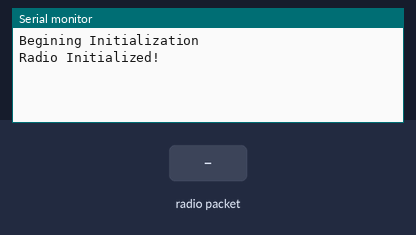
Simulated run of this program. Board: Arduino Uno, built with avr-gcc and run on an emulated ATmega328P. On the bench: the last lines printed to the serial monitor. The inputs (shaded band) are chosen by the test bench. No radio packets arrive unless stated.

Above: at 2.2 s.
2.3 s: radio packet "1" arrives
At 3.1 s:
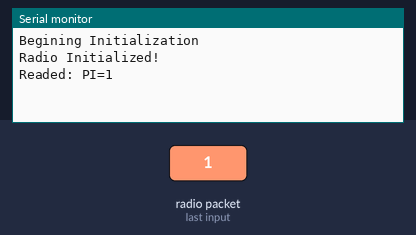
3.8 s: radio packet "0" arrives
At 4.3 s:
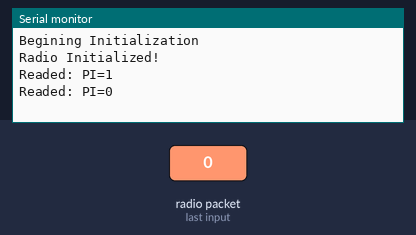
5.3 s: radio packet "2" arrives
At 6.6 s:
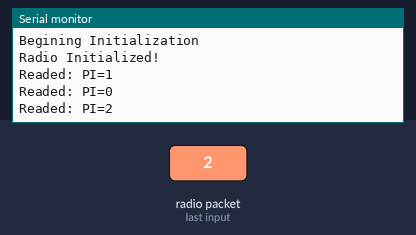

The program:

main.cpp
```cpp
#include "SPI.h"
#include "Arduino.h"

#include <nRF24L01.h>
#include <RF24.h>
#include <Servo.h>

// Код в загловочных файлах ибо Я художник и так вижу
#include "Constants.h"
#include "RadioWave.h"
#include "MotorFunctions.h"

void setup() {
    Serial.begin(9600);
    delay(1000);
    Serial.println("Begining Initialization");


    initRadio(); DP("Radio Initialized!");
//    InitMototrs(); DP("Motors Initialized!");
//    InitServo(); DP("Servo Initialized!");
 //   shooter.attach(PIN_SERVO);
}

//int turn = 0;

SensorData motor;
void loop() {
    receiveData(motor);
}
```

Constants.h
```cpp
#define DEBUG difined

#define FREQUENCY       0x6f
#define PIPE            0xF0F0F0F0A1LL

#define SERVO_SPUSK     0
#define SERVO_VSVOD     120
#define SERVO_READY     30


#define PIN_ENA 3
#define PIN_ENB 6
#define PIN_IN1 2
#define PIN_IN2 4
#define PIN_IN3 5
#define PIN_IN4 7
#define PIN_SERVO 12


#define PIN_CE  9
#define PIN_CSN 10


#ifdef DEBUG
#define DP(x) Serial.println(x)
#else
#define DP(x)
#endif
```

MotorFunctions.h
```cpp
#define BoolToHL(b) ((b == 1) ? HIGH : LOW)

Servo shooter;

void InitMototrs(){
    pinMode(PIN_ENA, OUTPUT);
    pinMode(PIN_ENB, OUTPUT);
    pinMode(PIN_IN1, OUTPUT);
    pinMode(PIN_IN2, OUTPUT);
    pinMode(PIN_IN3, OUTPUT);
    pinMode(PIN_IN4, OUTPUT);

    digitalWrite(PIN_IN1, LOW);
    digitalWrite(PIN_IN2, LOW);
    digitalWrite(PIN_IN3, LOW);
    digitalWrite(PIN_IN4, LOW);
}

void MotorsCommand(const SensorData &data){
    analogWrite(PIN_ENA, data.P1);
    analogWrite(PIN_ENB, data.P2);

    digitalWrite(PIN_IN1, BoolToHL(data.D11));
    digitalWrite(PIN_IN2, BoolToHL(data.D12));

    digitalWrite(PIN_IN3, BoolToHL(data.D21));
    digitalWrite(PIN_IN4, BoolToHL(data.D22));
}


int currPos = SERVO_READY;
long int lastTime;

bool ServoOnPosition(long int time, int pos){
    Serial.print(time);
    Serial.print(' ');
    Serial.print(pos);
    Serial.print(' ');
    Serial.print(lastTime);
    Serial.print(' ');
    Serial.println(currPos);

    if (pos == currPos){
        return true;
    }

    if ((time - lastTime) >= 50){
        if (pos > currPos)
            shooter.write(++currPos);
        else
            shooter.write(--currPos);

        lastTime = time;
    }
    return false;
}

bool ServoReady = false;
bool ServoVzveden = false;
void InitServo(){
    shooter.attach(PIN_SERVO);

    while (!ServoOnPosition(millis(), SERVO_SPUSK));
    while (!ServoOnPosition(millis(), SERVO_VSVOD));
    while (!ServoOnPosition(millis(), SERVO_READY));
    ServoReady = true;
}
```

RadioWave.h
```cpp
struct SensorData {
    char P1;
    char P2;
    bool D11;
    bool D12;
    bool D21;
    bool D22;
    bool Shoot;
};

RF24 radio(PIN_CE, PIN_CSN);
void initRadio(){
    if (!radio.begin()) {
        while (1) {
            DP("radio hardware not responding!");
        } // hold program in infinite loop to prevent subsequent errors
    }

    radio.setChannel(FREQUENCY);
    radio.setDataRate (RF24_1MBPS);
    radio.setPALevel(RF24_PA_HIGH);
    radio.openReadingPipe(1, PIPE);
    radio.startListening();
}

bool receiveData(SensorData &data) {
    int av = radio.available();
    //Serial.print(av);
    if (av) {
        radio.read((char*)&data, sizeof(data));

        Serial.print("Readed: PI=");
        Serial.println(data.P1);
        return true;
    }
    return false;
}
```

Measured:
- after the input at 2.3 s, the serial monitor: prints a new line at once (image 1)
- after the input at 3.8 s, the serial monitor: prints a new line at once (image 2)
- after the input at 5.3 s, the serial monitor: prints a new line at once (image 3)
